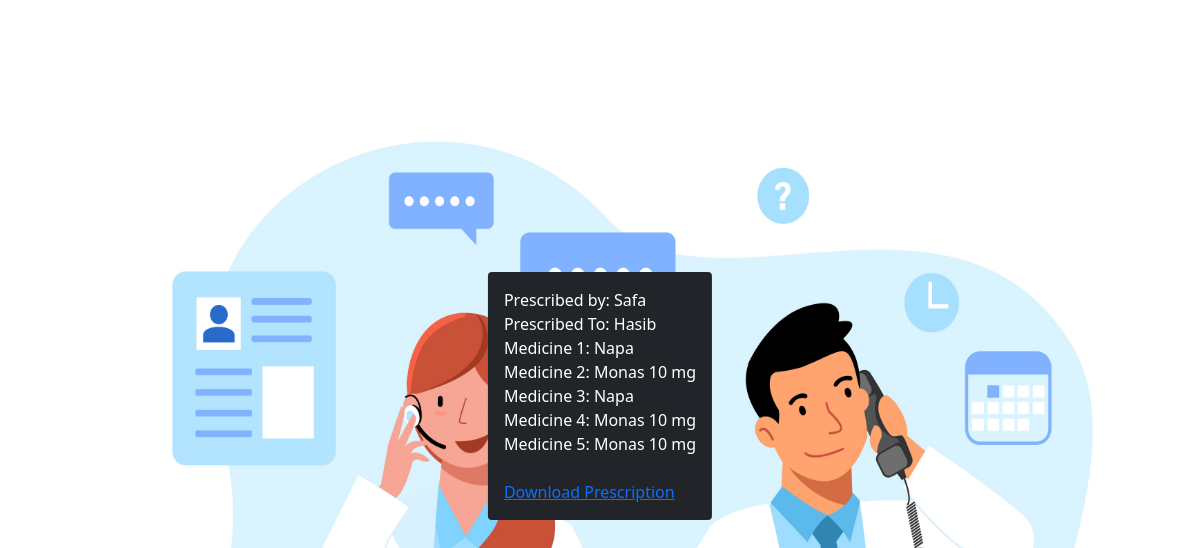
Screenshot of /viewprescription.php?id=3 (signed in) with the database file from the repository.
### tables this page shows
CREATE TABLE `prescribedmedicines` (
  `id` int(11) NOT NULL,
  `prescribedby` int(11) NOT NULL,
  `prescribedto` int(11) NOT NULL,
  `med1` int(11) NOT NULL,
  `med2` int(11) NOT NULL,
  `med3` int(11) NOT NULL,
  `med4` int(11) NOT NULL,
  `med5` int(11) NOT NULL
);

CREATE TABLE `users` (
  `id` int(11) NOT NULL,
  `username` varchar(20) NOT NULL,
  `password` varchar(100) NOT NULL
);

CREATE TABLE `patientinfo` (
  `id` int(11) NOT NULL,
  `name` varchar(20) NOT NULL,
  `gender` varchar(20) NOT NULL,
  `age` int(11) NOT NULL,
  `address` varchar(100) NOT NULL,
  `number` int(11) NOT NULL
);

CREATE TABLE `medicines` (
  `id` int(11) NOT NULL,
  `name` varchar(20) NOT NULL,
  `indication` varchar(20) NOT NULL,
  `usages` varchar(50) NOT NULL,
  `instruction` varchar(100) NOT NULL
);

### viewprescription.php (the view, shortened to what this page needs)
<html>
<head>
<link rel="stylesheet" href="css/bootstrap.min.css">
</head>
<body>
<div class="position-absolute top-50 start-50 translate-middle">
<div class="p-3 mb-2 bg-dark text-white rounded">
<?php
$dbservername = "localhost";
$dbusername = "root";
$dbpassword = "";
$dbname = "onlineprescription";
$conn = mysqli_connect($dbservername, $dbusername, $dbpassword, $dbname);
    $prescribedto = $_GET['id'];
    $sql = "SELECT * from prescribedmedicines where prescribedto = '$prescribedto'";
    $res = mysqli_query($conn, $sql);
    if (mysqli_num_rows($res) > 0) {
        while($row = mysqli_fetch_assoc($res)) {
                $doctorid = $row["prescribedby"];
                $doctornamesql = "SELECT username from users where id = '$doctorid'";
                $doctornameres = mysqli_query($conn, $doctornamesql);
                $doctornamerow = mysqli_fetch_assoc($doctornameres);
                $doctorname = $doctornamerow["username"];
                echo "Prescribed by: $doctorname <br>";
                $patientid = $row["prescribedto"];
                $sql = "SELECT name from patientinfo where id = '$patientid'";
                $res = mysqli_query($conn, $sql);
                $patientrow = mysqli_fetch_assoc($res);
                $patientname = $patientrow["name"];
                echo "Prescribed To: " . $patientname . "<br>";
                $med1id = $row["med1"];
                $sql = "SELECT name from medicines where id = '$med1id'";
                $res = mysqli_query($conn, $sql);
                if (mysqli_num_rows($res) > 0) {
                    $med1row = mysqli_fetch_assoc($res);
                    $med1 = $med1row["name"];
                    echo "Medicine 1: " . $med1 . "<br>";
                }
                $med2id = $row["med2"];
                $sql = "SELECT name from medicines where id = '$med2id'";
                $res = mysqli_query($conn, $sql);
                if (mysqli_num_rows($res) > 0) {
                    $med2row = mysqli_fetch_assoc($res);
                    $med2 = $med2row["name"];
                    echo "Medicine 2: " . $med2 . "<br>";
                }
                $med3id = $row["med3"];
                $sql = "SELECT name from medicines where id = '$med3id'";
                $res = mysqli_query($conn, $sql);
                if (mysqli_num_rows($res) > 0) {
                    $med3row = mysqli_fetch_assoc($res);
                    $med3 = $med3row["name"];
                    echo "Medicine 3: " . $med3 . "<br>";
                }
                $med4id = $row["med4"];
                $sql = "SELECT name from medicines where id = '$med4id'";
                $res = mysqli_query($conn, $sql);
                if (mysqli_num_rows($res) > 0) {
                    $med4row = mysqli_fetch_assoc($res);
                    $med4 = $med4row["name"];
                    echo "Medicine 4: " . $med4 . "<br>";
                }
                $med5id = $row["med5"];
                $sql = "SELECT name from medicines where id = '$med5id'";
                $res = mysqli_query($conn, $sql);
                if (mysqli_num_rows($res) > 0) {
                    $med5row = mysqli_fetch_assoc($res);
                    $med5 = $med5row["name"];
                    echo "Medicine 5: " . $med5 . "<br>";
                }
                echo "<br>";
                echo "<td><a href='prescriptionpdf.php?id=".$row["id"]."'>Download Prescription</a></td>";
            }
        }
     else {
        echo "No prescriptions found";
    }
?>
</div>
</div>
</body>
</html>

### viewprescription.php (style rules this page uses)
body { background-image: url('bg.jpg'); background-repeat: no-repeat; background-attachment: fixed; background-size: 100% 100%; }

### rows the page displays
prescribedmedicines: users.username "Safa", patientinfo.name "Hasib", medicines.name "Napa", medicines.name "Monas 10 mg"
